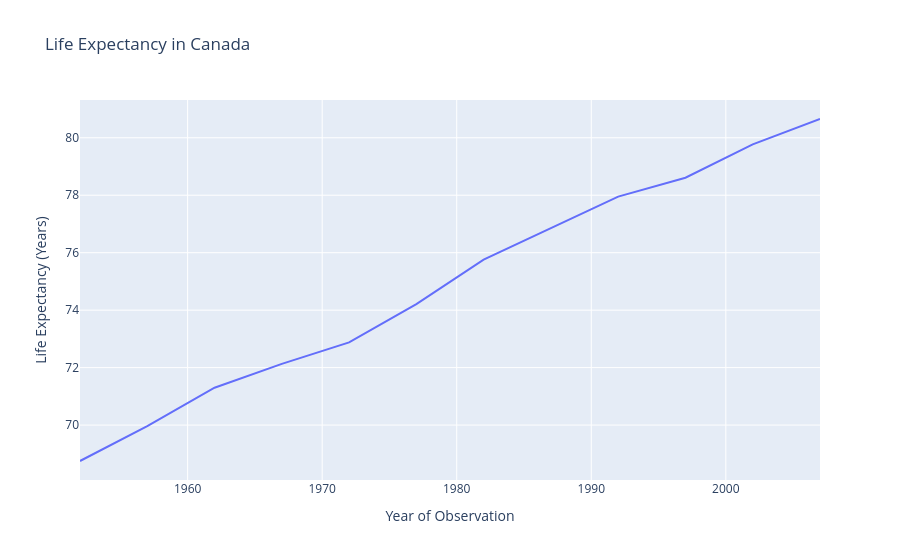

This figure's notebook cell:
### Markdown cell above
## Example 2

### Code cell
# Sample data
df = px.data.gapminder().query("country == 'Canada'")

# Change labels using the 'labels' argument
fig = px.line(
    df, 
    x="year", 
    y="lifeExp", 
    title='Life Expectancy in Canada',
    labels={
        "year": "Year of Observation",
        "lifeExp": "Life Expectancy (Years)"
    }
)

fig.show()

### Figure 1 — Plotly figure (JSON) as saved in the notebook; plotly's stock layout.template omitted (floating-point values rounded to 4 significant figures)
{"data": [{"hovertemplate": "Year of Observation=%{x}<br>Life Expectancy (Years)=%{y}<extra></extra>", "legendgroup": "", "line": {"color": "#636efa", "dash": "solid"}, "marker": {"symbol": "circle"}, "mode": "lines", "name": "", "orientation": "v", "showlegend": false, "type": "scatter", "x": [1952, 1957, 1962, 1967, 1972, 1977, 1982, 1987, 1992, 1997, 2002, 2007], "xaxis": "x", "y": [68.75, 69.96, 71.3, 72.13, 72.88, 74.21, 75.76, 76.86, 77.95, 78.61, 79.77, 80.65], "yaxis": "y"}], "layout": {"legend": {"tracegroupgap": 0}, "title": {"text": "Life Expectancy in Canada"}, "xaxis": {"anchor": "y", "domain": [0, 1], "title": {"text": "Year of Observation"}}, "yaxis": {"anchor": "x", "domain": [0, 1], "title": {"text": "Life Expectancy (Years)"}}}}
